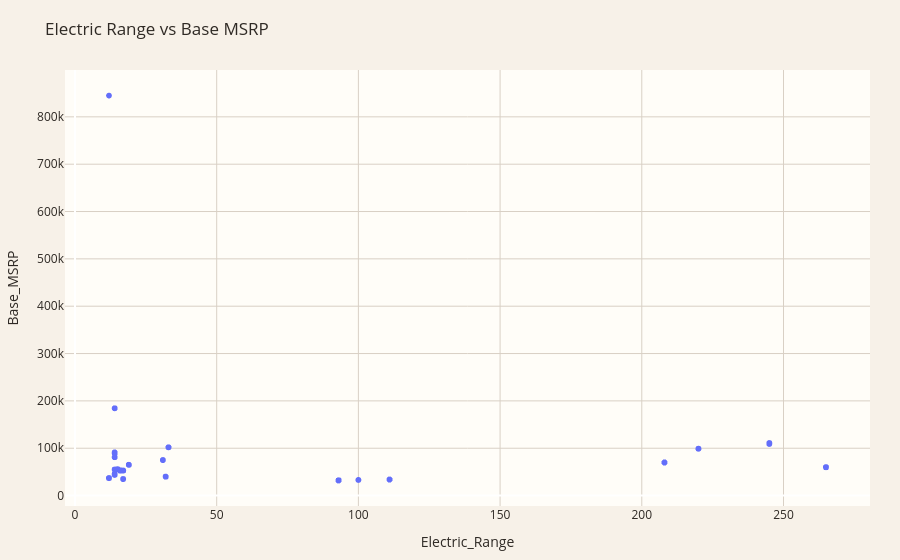

Notebook cell for this chart:
### Markdown cell above
## 35. Chart — Range vs MSRP

### Code cell
if PLOTLY_AVAILABLE:
    plot_data = df[
        (df["Electric_Range"] > 0) &
        (df["Base_MSRP"] > 0)
    ].copy()

    if len(plot_data) > 10000:
        plot_data = plot_data.sample(
            10000,
            random_state=42
        )

    fig = px.scatter(
        plot_data,
        x="Electric_Range",
        y="Base_MSRP",
        hover_data=[
            "Make",
            "Model",
            "Model_Year",
            "EV_Type"
        ],
        title="Electric Range vs Base MSRP"
    )

    fig = apply_theme(fig)
    fig.show()

### Figure 1 — Plotly figure (JSON) as saved in the notebook; plotly's stock layout.template omitted (floating-point values rounded to 4 significant figures; data arrays with more than 128 entries replaced by an {"elided": "..."} marker saying what was removed)
{"data": [{"customdata": {"elided": "3455x4 mixed values"}, "hovertemplate": "Electric_Range=%{x}<br>Base_MSRP=%{y}<br>Make=%{customdata[0]}<br>Model=%{customdata[1]}<br>Model_Year=%{customdata[2]}<br>EV_Type=%{customdata[3]}<extra></extra>", "legendgroup": "", "marker": {"color": "#636efa", "symbol": "circle"}, "mode": "markers", "name": "", "showlegend": false, "type": "scattergl", "x": {"elided": "3455 int values"}, "xaxis": "x", "y": {"elided": "3455 int values"}, "yaxis": "y"}], "layout": {"font": {"color": "#2F2A25"}, "hovermode": "x unified", "legend": {"tracegroupgap": 0}, "margin": {"b": 50, "l": 50, "r": 30, "t": 70}, "paper_bgcolor": "#F7F1E8", "plot_bgcolor": "#FFFDF8", "title": {"text": "Electric Range vs Base MSRP"}, "xaxis": {"anchor": "y", "domain": [0, 1], "gridcolor": "#D9D0C5", "showgrid": true, "title": {"text": "Electric_Range"}}, "yaxis": {"anchor": "x", "domain": [0, 1], "gridcolor": "#D9D0C5", "showgrid": true, "title": {"text": "Base_MSRP"}}}}
